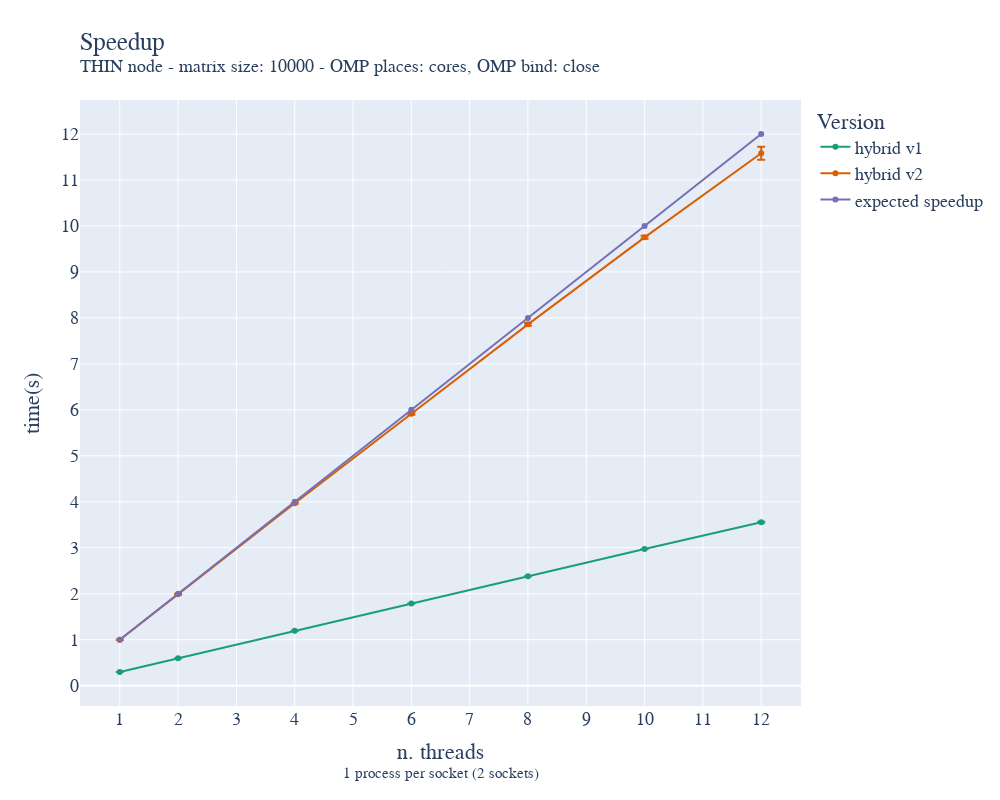

Notebook cell for this chart:
### Code cell
strong_OMP_thin_hybrid_static_small_grid_avg['speedup']=strong_OMP_thin_hybrid_static_small_grid_avg['time']['mean'][7]/strong_OMP_thin_hybrid_static_small_grid_avg["time"]["mean"]
strong_OMP_thin_hybrid_static_small_grid_avg['expected_speedup']=strong_OMP_thin_hybrid_static_small_grid_avg['nthreads_per_process']['mean']
strong_OMP_thin_hybrid_static_small_grid_avg['speedup_err']=strong_OMP_thin_hybrid_static_small_grid_avg["time"]["std"]*strong_OMP_thin_hybrid_static_small_grid_avg['time']['mean'][7]/strong_OMP_thin_hybrid_static_small_grid_avg["time"]["mean"]**2

fig = go.Figure()
fig.add_trace(go.Scatter(x=strong_OMP_thin_hybrid_static_small_grid_avg["nthreads_per_process"]["mean"][:7], y=strong_OMP_thin_hybrid_static_small_grid_avg["speedup"][:7], name='hybrid v1',
                         error_y=dict(
                             type="data",
                             array=strong_OMP_thin_hybrid_static_small_grid_avg["speedup_err"][:7],
                             visible=True)))
fig.add_trace(go.Scatter(x=strong_OMP_thin_hybrid_static_small_grid_avg["nthreads_per_process"]["mean"][7:], y=strong_OMP_thin_hybrid_static_small_grid_avg["speedup"][7:], name='hybrid v2',
                         error_y=dict(
                             type="data",
                             array=strong_OMP_thin_hybrid_static_small_grid_avg["speedup_err"][7:],
                             visible=True)))
fig.add_trace(go.Scatter(x=strong_OMP_thin_hybrid_static_small_grid_avg["nthreads_per_process"]["mean"][7:], y=strong_OMP_thin_hybrid_static_small_grid_avg["expected_speedup"][7:], name='expected speedup'))
fig.update_layout(
    title=go.layout.Title(
        text="Speedup<br><sup>THIN node - matrix size: 10000 - OMP places: cores, OMP bind: close</sup>",
        xref="paper",
        x=0,
    ),
    xaxis_title="n. threads<br><sup>1 process per socket (2 sockets)</sup>",
    xaxis = dict(
        tickmode = 'linear',
        tick0 = '1',
        dtick = '1'
    ),
    yaxis_title="time(s)",
    yaxis = dict(
        tickmode='linear',
        tick0='1',
        dtick='1'
    ),
    legend_title="Version",
    font=dict(
        family="Courier New, monospace",
        size=18,
    ),
    colorway=["#1b9e77","#d95f02","#7570b3"],
    autosize=False,
    width=1000,
    height=800,
)
fig.show()
fig.write_image("/home/andres/hpc/Foundations_of_HPC_2022/Assignment/my_assignment/report/images/strong_OMP_thin_hybrid_small_grid_speedup.pdf", height=800, width=1000)

### Figure 1 — Plotly figure (JSON) as saved in the notebook; plotly's stock layout.template omitted (floating-point values rounded to 4 significant figures)
{"data": [{"error_y": {"array": [6.055e-05, 0.0001595, 0.0004037, 0.0006443, 0.0004979, 0.0009136, 0.01039], "type": "data", "visible": true}, "name": "hybrid v1", "type": "scatter", "x": [1, 2, 4, 6, 8, 10, 12], "y": [0.2989, 0.598, 1.194, 1.79, 2.383, 2.974, 3.553]}, {"error_y": {"array": [0.003688, 0.01094, 0.007968, 0.01901, 0.02864, 0.03354, 0.1398], "type": "data", "visible": true}, "name": "hybrid v2", "type": "scatter", "x": [1, 2, 4, 6, 8, 10, 12], "y": [1, 1.99, 3.968, 5.915, 7.86, 9.753, 11.58]}, {"name": "expected speedup", "type": "scatter", "x": [1, 2, 4, 6, 8, 10, 12], "y": [1, 2, 4, 6, 8, 10, 12]}], "layout": {"autosize": false, "colorway": ["#1b9e77", "#d95f02", "#7570b3"], "font": {"family": "Courier New, monospace", "size": 18}, "height": 800, "legend": {"title": {"text": "Version"}}, "title": {"text": "Speedup<br><sup>THIN node - matrix size: 10000 - OMP places: cores, OMP bind: close</sup>", "x": 0, "xref": "paper"}, "width": 1000, "xaxis": {"dtick": "1", "tick0": "1", "tickmode": "linear", "title": {"text": "n. threads<br><sup>1 process per socket (2 sockets)</sup>"}}, "yaxis": {"dtick": "1", "tick0": "1", "tickmode": "linear", "title": {"text": "time(s)"}}}}
